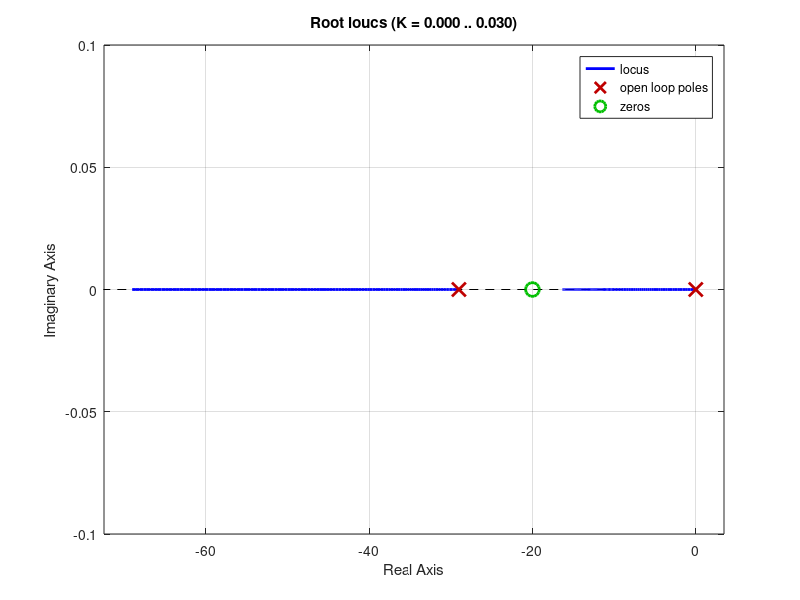
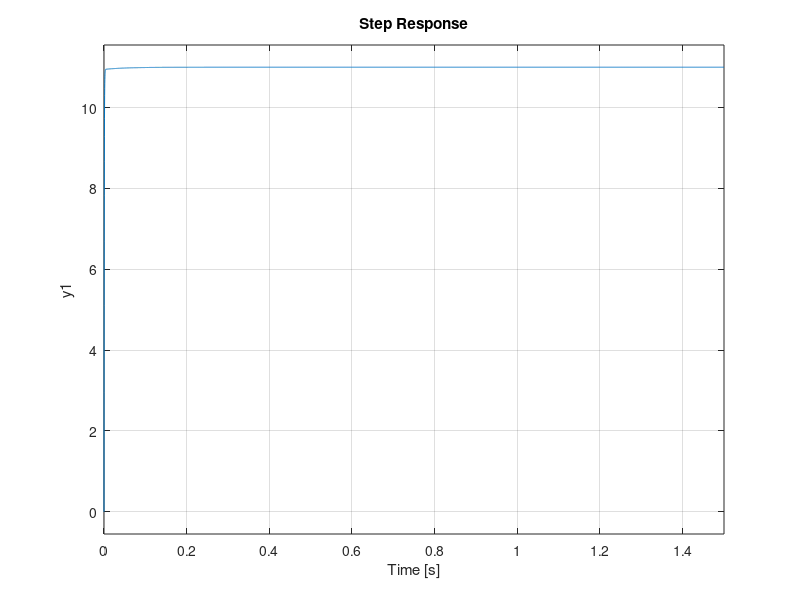

These charts were generated, in order, by the following MATLAB code:

% Gma = tf(3.9e4,[1 350 1.5e4]);
Gma = tf(76,[1 29])

% figure(1)
% rlocus(Gma)

Td = 0.02; % 1/45;
K = 18; % 1.26;
Ti = 0.01; %1/(29*16*Td);

% PID = tf([K*Td K K/Ti], [1 0])
% z1 = -4 + 16.7i;
% z2 = conj(z1)
% PID = zpk([z1,z2],0,0.01)
% PID = tf([1 z1+z2 z1*z2], [1 0]
zun = -20
PID = zpk([zun],0,24.6)
figure(2)
rlocus(PID*Gma)

Gmf = feedback(PID*Gma,1)

figure(3)
step(11*Gmf,1.5)